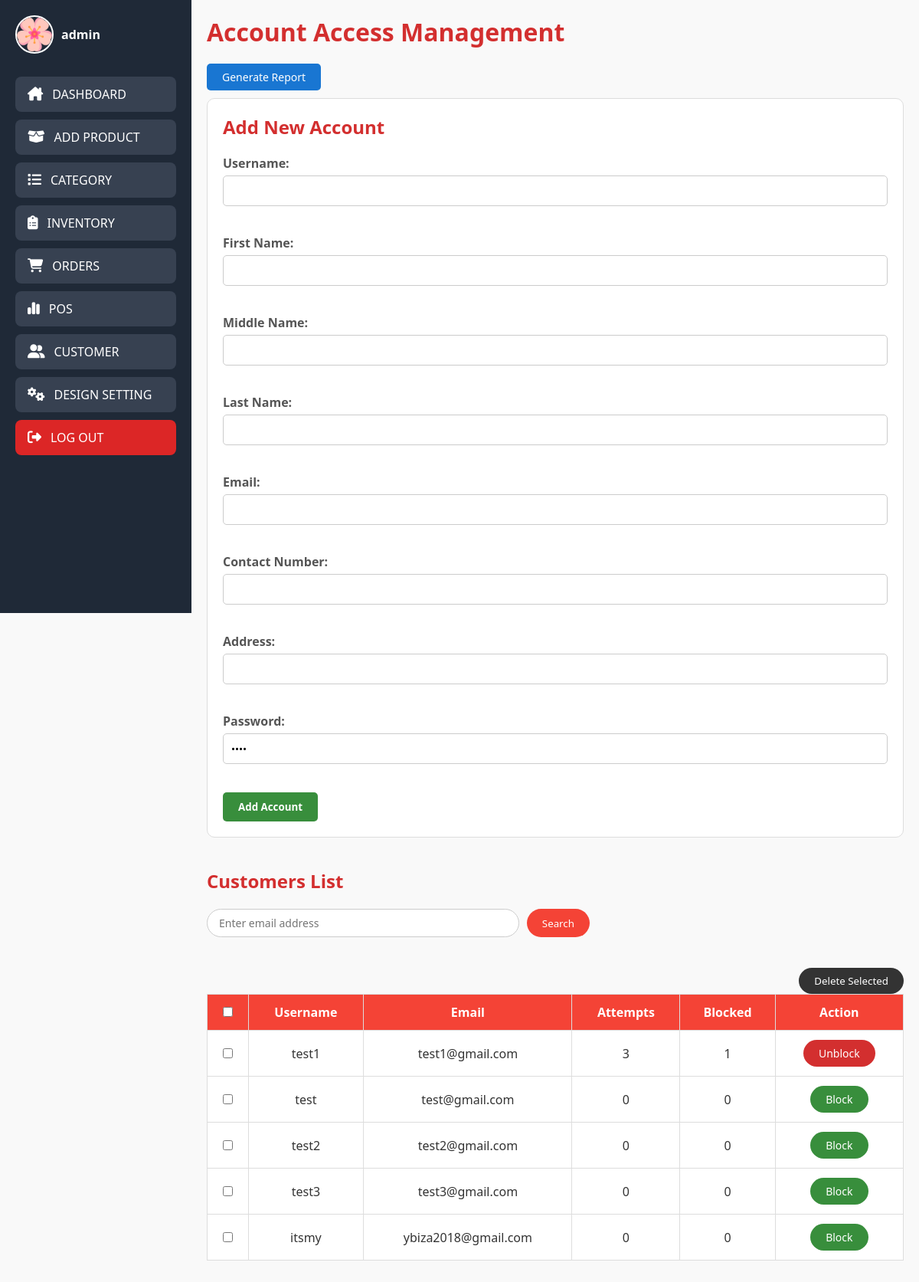
The app's page /php/unlock-user.php with its own data.
### tables this page shows
CREATE TABLE `users` (
  `id` int(11) NOT NULL,
  `name` varchar(50) NOT NULL,
  `email` varchar(60) NOT NULL,
  `password` varchar(255) NOT NULL,
  `verification_code` int(6) NOT NULL,
  `email_verified_at` datetime(6) DEFAULT NULL,
  `reset_token` varchar(255) DEFAULT NULL,
  `reset_token_expiration` varchar(255) DEFAULT NULL,
  `last_attempt` timestamp NOT NULL DEFAULT current_timestamp(),
  `blocked` tinyint(1) NOT NULL DEFAULT 0,
  `attempts` int(11) NOT NULL DEFAULT 0,
  `contact_number` varchar(255) NOT NULL,
  `address` varchar(255) NOT NULL,
  `image_path` varchar(255) DEFAULT NULL,
  `first_name` varchar(255) NOT NULL,
  `middle_name` varchar(255) NOT NULL,
  `last_name` varchar(255) NOT NULL
);

### php/unlock-user.php (the view, shortened to what this page needs)
<?php
include('admin-nav.php');
$searchEmail = $_GET["searchEmail"] ?? '';
$sql = $searchEmail ?
    "SELECT * FROM users WHERE email LIKE '%" . mysqli_real_escape_string($conn, $searchEmail) . "%'" :
    "SELECT * FROM users";
$result = mysqli_query($conn, $sql);
?>
<!DOCTYPE html>
<html lang="en">
<head>
    <link rel="stylesheet" href="../css/unlock-user.css">
</head>
<body>
<div class="main-container">
    <div class="content-wrapper">
    <div class="all">
        <h1 class="text1">Account Access Management</h1>
        <button class="report-btn" onclick="generateReport()">Generate Report</button>
<div class="add">
    <h2 class="text4">Add New Account</h2>
    <form method="post" action="unlock-user.php">
        <label for="name">Username:</label>
        <input type="text" id="name" name="name" required><br><br>
        <label for="first_name">First Name:</label>
        <input type="text" id="first_name" name="first_name" required><br><br>
        <label for="middle_name">Middle Name:</label>
        <input type="text" id="middle_name" name="middle_name" required><br><br>
        <label for="last_name">Last Name:</label>
        <input type="text" id="last_name" name="last_name" required><br><br>
        <label for="new_email">Email:</label>
        <input type="email" id="new_email" name="new_email" required><br><br>
        <label for="contact_number">Contact Number:</label>
        <input type="text" id="contact_number" name="contact_number" required><br><br>
        <label for="address">Address:</label>
        <input type="text" id="address" name="address" required><br><br>
        <label for="password">Password:</label>
        <input type="password" id="password" name="password" value="0000" readonly><br><br>
        <button type="submit" class="buttonProduct" name="add_account">Add Account</button>
    </form>
</div>
    <div class="view">
    <h2 class="text4">Customers List</h2>
    <div class="table-controls">
    <form method="get" action="unlock-user.php" class="search-form">
        <input type="email" name="searchEmail" placeholder="Enter email address" required>
        <button type="submit" class="btnSearch">Search</button>
    </form>
    </div>
    <form method="POST">
    <button type="submit" name="delete_selected" class="deletebtn">Delete Selected</button>
        <table border="1" cellspacing="0" cellpadding="10" class="viewTable">
            <tr>
                <th><input type="checkbox" onclick="toggleSelectAll(this)"></th>
                <th>Username</th>
                <th>Email</th>
                <th>Attempts</th>
                <th>Blocked</th>
                <th>Action</th>
            </tr>
            <?php while ($row = mysqli_fetch_array($result)): ?>
                <tr>
                    <td><input type="checkbox" name="selectedEmails[]" value="<?= htmlspecialchars($row['email']) ?>"></td>
                    <td><?= htmlspecialchars($row['name']) ?></td>
                    <td><?= htmlspecialchars($row['email']) ?></td>
                    <td><?= (int)$row['attempts'] ?></td>
                    <td><?= (int)$row['blocked'] ?></td>
                    <td>
                        <form method="POST" onsubmit="return confirmAdminPassword(this);" style="display:inline;">
                            <button type="submit" name="<?= $row['blocked'] == 0 ? 'block_user' : 'unblock_user' ?>" class="<?= $row['blocked'] == 0 ? 'blockbtn' : 'unblockbtn' ?>">
                                <?= $row['blocked'] == 0 ? 'Block' : 'Unblock' ?>
                            </button>
                        </form>
                    </td>
                </tr>
            <?php endwhile; ?>
        </table>
    </form>
</div>
</body>
</html>

### php/admin-nav.php (shortened to what this page needs)
<?php
$conn = mysqli_connect("localhost:3306", "root", "", "flowershop");
if (isset($_GET["newUsername"])) {
    $newAdminName = $_GET["newUsername"];
} else {
    if (isset($_SESSION['adminUsername'])) {
        $newAdminName = $_SESSION['adminUsername'];
    } else {
        $result = mysqli_query($conn, "SELECT username FROM admin WHERE email = 'admin@gmail.com'");
        if ($result && $row = mysqli_fetch_assoc($result)) {
            $newAdminName = $row['username'];
        } else {
            $newAdminName = "ADMIN";
        }
    }
}
$result = mysqli_query($conn, "SELECT image FROM admin WHERE username = '$newAdminName'");
if ($result && $row = mysqli_fetch_assoc($result)) {
    $profile_picture = $row['image'];
} else {
    $profile_picture = "default_image.jpg";
}
?>
<!DOCTYPE html>
<html lang="en">
<head>
    <link rel="stylesheet" href="../css/admin-nav.css">
    <link rel="stylesheet" href="https://cdnjs.cloudflare.com/ajax/libs/font-awesome/6.4.2/css/all.min.css" />
</head>
<body>
<div class="sidebar">
  <div class="sidebar-content">
    <a href="admin-account.php?newUsername=<?php echo urlencode($newAdminName); ?>" class="admin-profile">
      <img src="<?php echo $profile_picture; ?>" alt="Admin Profile">
      <span><?php echo $newAdminName; ?></span>
    </a>
    <nav class="nav-links">
      <a href="admin-dashboard.php" class="nav-btn">
        <i class="fa-solid fa-house-chimney"></i>
        <span>DASHBOARD</span>
      </a>
      <a href="add-product.php" class="nav-btn">
        <i class="fa-solid fa-box-open"></i>
        <span>ADD PRODUCT</span>
      </a>
      <a href="category-management.php" class="nav-btn">
        <i class="fa-solid fa-list"></i>
        <span>CATEGORY</span>
      </a>
      <a href="product-inventory.php" class="nav-btn">
        <i class="fa-solid fa-clipboard-list"></i>
        <span>INVENTORY</span>
      </a>
      <a href="orders.php" class="nav-btn">
        <i class="fa-solid fa-cart-shopping"></i>
        <span>ORDERS</span>
      </a>
      <a href="pos.php" class="nav-btn">
        <i class="fa-solid fa-chart-simple"></i>
        <span>POS</span>
      </a>
      <a href="unlock-user.php" class="nav-btn">
        <i class="fa-solid fa-user-group"></i>
        <span>CUSTOMER</span>
      </a>
      <a href="customer-design-setting.php" class="nav-btn">
        <i class="fa-solid fa-gears"></i>
        <span>DESIGN SETTING</span>
      </a>
      <a href="customer-landing-page.php" class="nav-btn logout">
        <i class="fa-solid fa-right-from-bracket"></i>
        <span>LOG OUT</span>
      </a>
    </nav>
  </div>
</div>
</body>
</html>

### css/admin-nav.css (style rules this page uses)
.sidebar { width: 250px; height: 100vh; background-color: #1f2937; position: fixed; top: 0; left: 0; padding: 20px; }
.admin-profile { display: flex; align-items: center; gap: 10px; margin-bottom: 30px; text-decoration: none; color: #fff; }
.admin-profile img { width: 50px; height: 50px; border-radius: 50%; object-fit: cover; border: 2px solid #fff; }
.admin-profile span { font-size: 16px; font-weight: bold; }
.nav-links { display: flex; flex-direction: column; gap: 10px; }
.nav-btn { display: flex; align-items: center; gap: 12px; padding: 12px 16px; background-color: #374151; border-radius: 8px; text-decoration: none; color: #ffffff; font-weight: 500; transition: background-color 0.3s ease; }
.nav-btn i { font-size: 18px; }
.logout { background-color: #dc2626; }

### css/unlock-user.css (style rules this page uses)
* { margin: 0; padding: 0; box-sizing: border-box; font-family: 'Segoe UI', Tahoma, Geneva, Verdana, sans-serif; }
body { background-color: #f9f9f9; color: #333; }
.main-container { display: flex; min-height: 100vh; width: 100%; }
.content-wrapper { margin-left: 250px; flex-grow: 1; padding: 20px; background-color: #f9f9f9; overflow-x: auto; }
.text1, .text4 { text-align: left; margin-bottom: 20px; color: #d32f2f; }
.add { background-color: #fff; padding: 20px; border: 1px solid #ddd; border-radius: 10px; margin-bottom: 40px; width: 100%; margin-left: auto; margin-right: auto; }
.add form label { display: block; font-weight: bold; margin-bottom: 5px; color: #555; }
.add form input, .add form select { width: 100%; padding: 10px; margin-bottom: 15px; border: 1px solid #ccc; border-radius: 5px; }
.buttonProduct { background-color: #388e3c; color: white; padding: 10px 20px; border: none; border-radius: 5px; cursor: pointer; font-weight: bold; }
.view { margin-top: 40px; }
.view form { text-align: center; margin-bottom: 20px; }
.viewTable { width: 100%; border-collapse: collapse; background-color: #fff; }
.viewTable th, .viewTable td { padding: 12px; border: 1px solid #ddd; text-align: center; }
.viewTable th { background-color: #f44336; color: white; }
.table-controls { display: flex; justify-content: space-between; align-items: center; flex-wrap: wrap; margin-bottom: 20px; }
.search-form { display: flex; gap: 10px; flex-grow: 1; max-width: 500px; }
.search-form input[type="email"] { flex-grow: 1; padding: 8px 15px; border: 1px solid #ccc; border-radius: 25px; font-size: 14px; }
.search-form .btnSearch { padding: 8px 20px; background-color: #f44336; color: white; border: none; border-radius: 25px; cursor: pointer; }
.deletebtn { float: right; padding: 8px 20px; background-color: #333; color: white; border: none; border-radius: 25px; cursor: pointer; }
.report-btn { margin-bottom: 10px; padding: 8px 20px; background-color: #1976d2; border-radius: 5px; color: white; border: none; cursor: pointer; font-size: 14px; }
.blockbtn { padding: 8px 20px; background-color: #388e3c; color: white; border: none; border-radius: 25px; cursor: pointer; font-size: 14px; }
.unblockbtn { padding: 8px 20px; background-color: #d32f2f; color: white; border: none; border-radius: 25px; cursor: pointer; font-size: 14px; }

### records on screen
users: name "test1", email "test1@gmail.com", attempts "3", blocked "1", shows "Unblock"
users: name "test", email "test@gmail.com", attempts "0", blocked "0", shows "Block"
users: name "test2", email "test2@gmail.com", attempts "0", blocked "0", shows "Block"
users: name "test3", email "test3@gmail.com", attempts "0", blocked "0", shows "Block"
users: name "itsmy", email "ybiza2018@gmail.com", attempts "0", blocked "0", shows "Block"

### other values on screen
$newAdminName "admin"
